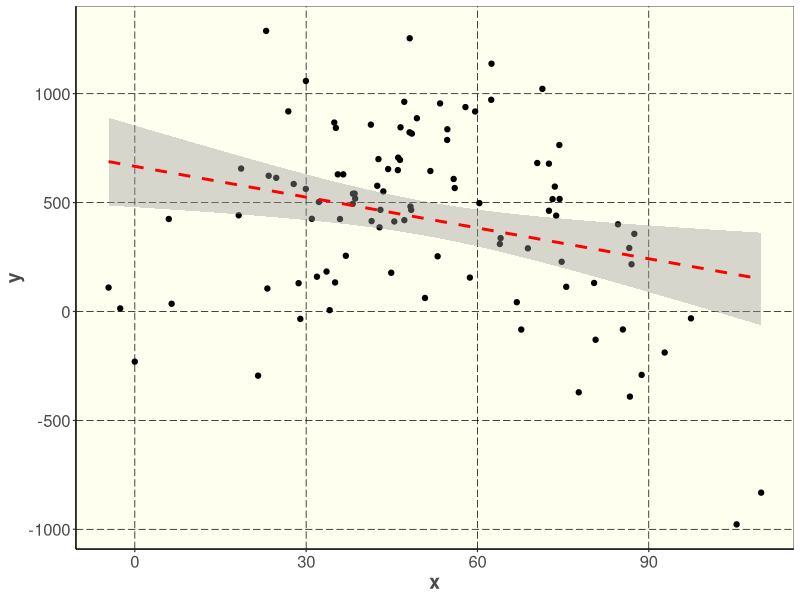

The R source for this figure:
## ---- chunk 1
library(ggplot2)
library(knitr)
#library(RColorBrewer)
#library(scales)
#library(grid)

set.seed(5)
x <- rnorm(100, 50, 25)
y <- -0.3*x^2 + 25*x + 92 + rnorm(100, sd=300)
DF <- data.frame(cbind(x, y))

JHT <-function(){
  color.plot.area = "ivory"
  color.background = "white"
  color.grid.major = "black"
  color.axis.text = "gray29"
  color.axis.title = "gray29"
  color.title = "gray29"
  
  theme_bw(base_size=9) +
    theme(panel.background=element_rect(fill=color.plot.area, color=color.plot.area)) +
    theme(plot.background=element_rect(fill=color.background, color=color.background)) +
    theme(panel.border=element_rect(color="gray20", size = 0.15)) +
    theme(panel.grid.major=element_line(color=color.grid.major,size=.25, 
                                        linetype = "longdash")) + 
    theme(axis.line = element_line(color=color.grid.major, size = .5))+
    theme(panel.grid.minor=element_blank()) +
    theme(plot.title=element_text(color=color.title, size=10)) +
    theme(axis.text.x=element_text(size=12,color=color.axis.text)) +
    theme(axis.text.y=element_text(size=12,color=color.axis.text)) +
    theme(axis.title.x=element_text(size=14,color=color.axis.title, face = "bold")) +
    theme(axis.title.y=element_text(size=14,color=color.axis.title, face = "bold")) 
}

ggplot(data = DF, aes(x = x, y = y)) +geom_point() +JHT() + geom_smooth(method="lm", color="red", linetype=2)

## ---- chunk 2
kable(summary(DF, digits = 2))
